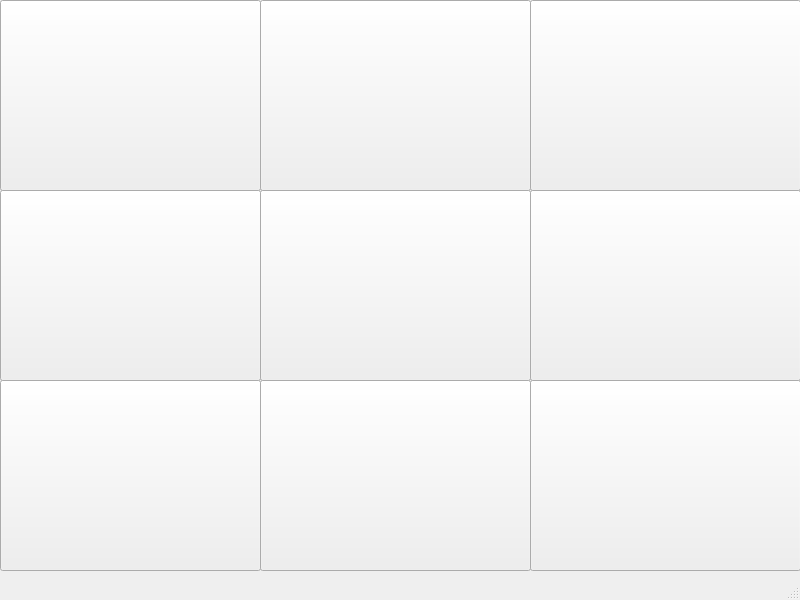
<?xml version="1.0" encoding="UTF-8"?>
<ui version="4.0">
 <class>MainWindow</class>
 <widget class="QMainWindow" name="MainWindow">
  <property name="geometry">
   <rect>
    <x>0</x>
    <y>0</y>
    <width>800</width>
    <height>600</height>
   </rect>
  </property>
  <property name="windowTitle">
   <string>MainWindow</string>
  </property>
  <widget class="QWidget" name="centralwidget">
   <widget class="QPushButton" name="button00">
    <property name="geometry">
     <rect>
      <x>0</x>
      <y>0</y>
      <width>261</width>
      <height>191</height>
     </rect>
    </property>
    <property name="text">
     <string/>
    </property>
   </widget>
   <widget class="QPushButton" name="button01">
    <property name="geometry">
     <rect>
      <x>260</x>
      <y>0</y>
      <width>271</width>
      <height>191</height>
     </rect>
    </property>
    <property name="text">
     <string/>
    </property>
   </widget>
   <widget class="QPushButton" name="button02">
    <property name="geometry">
     <rect>
      <x>530</x>
      <y>0</y>
      <width>271</width>
      <height>191</height>
     </rect>
    </property>
    <property name="text">
     <string/>
    </property>
   </widget>
   <widget class="QPushButton" name="button10">
    <property name="geometry">
     <rect>
      <x>0</x>
      <y>190</y>
      <width>261</width>
      <height>191</height>
     </rect>
    </property>
    <property name="text">
     <string/>
    </property>
   </widget>
   <widget class="QPushButton" name="button20">
    <property name="geometry">
     <rect>
      <x>0</x>
      <y>380</y>
      <width>261</width>
      <height>191</height>
     </rect>
    </property>
    <property name="text">
     <string/>
    </property>
   </widget>
   <widget class="QPushButton" name="button12">
    <property name="geometry">
     <rect>
      <x>530</x>
      <y>190</y>
      <width>271</width>
      <height>191</height>
     </rect>
    </property>
    <property name="text">
     <string/>
    </property>
   </widget>
   <widget class="QPushButton" name="button22">
    <property name="geometry">
     <rect>
      <x>530</x>
      <y>380</y>
      <width>271</width>
      <height>191</height>
     </rect>
    </property>
    <property name="text">
     <string/>
    </property>
   </widget>
   <widget class="QPushButton" name="button11">
    <property name="geometry">
     <rect>
      <x>260</x>
      <y>190</y>
      <width>271</width>
      <height>191</height>
     </rect>
    </property>
    <property name="text">
     <string/>
    </property>
   </widget>
   <widget class="QPushButton" name="button21">
    <property name="geometry">
     <rect>
      <x>260</x>
      <y>380</y>
      <width>271</width>
      <height>191</height>
     </rect>
    </property>
    <property name="text">
     <string/>
    </property>
   </widget>
  </widget>
  <widget class="QMenuBar" name="menubar">
   <property name="geometry">
    <rect>
     <x>0</x>
     <y>0</y>
     <width>800</width>
     <height>26</height>
    </rect>
   </property>
  </widget>
  <widget class="QStatusBar" name="statusbar"/>
 </widget>
 <resources/>
 <connections/>
</ui>
